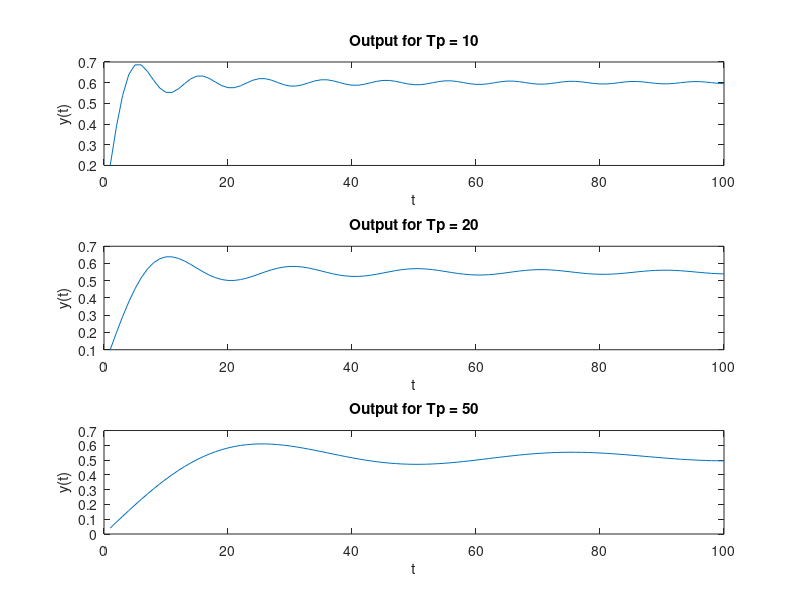

This figure's MATLAB source:
k = 0:100;
Tp = [10, 20, 50];
t = 1:100;
x = ones(size(t));
y = zeros(length(Tp), length(t) + length(k) - 1);

for i = 1:length(Tp)
    h = (2 / Tp(i)) * sinc((k * 2) / Tp(i));
    y(i, :) = conv(x, h);
end

figure;
for i = 1:length(Tp)
    subplot(length(Tp), 1, i);
    plot(t, y(i, 1:length(t)));
    xlabel('t');
    ylabel('y(t)');
    title(['Output for Tp = ', num2str(Tp(i))]);
end